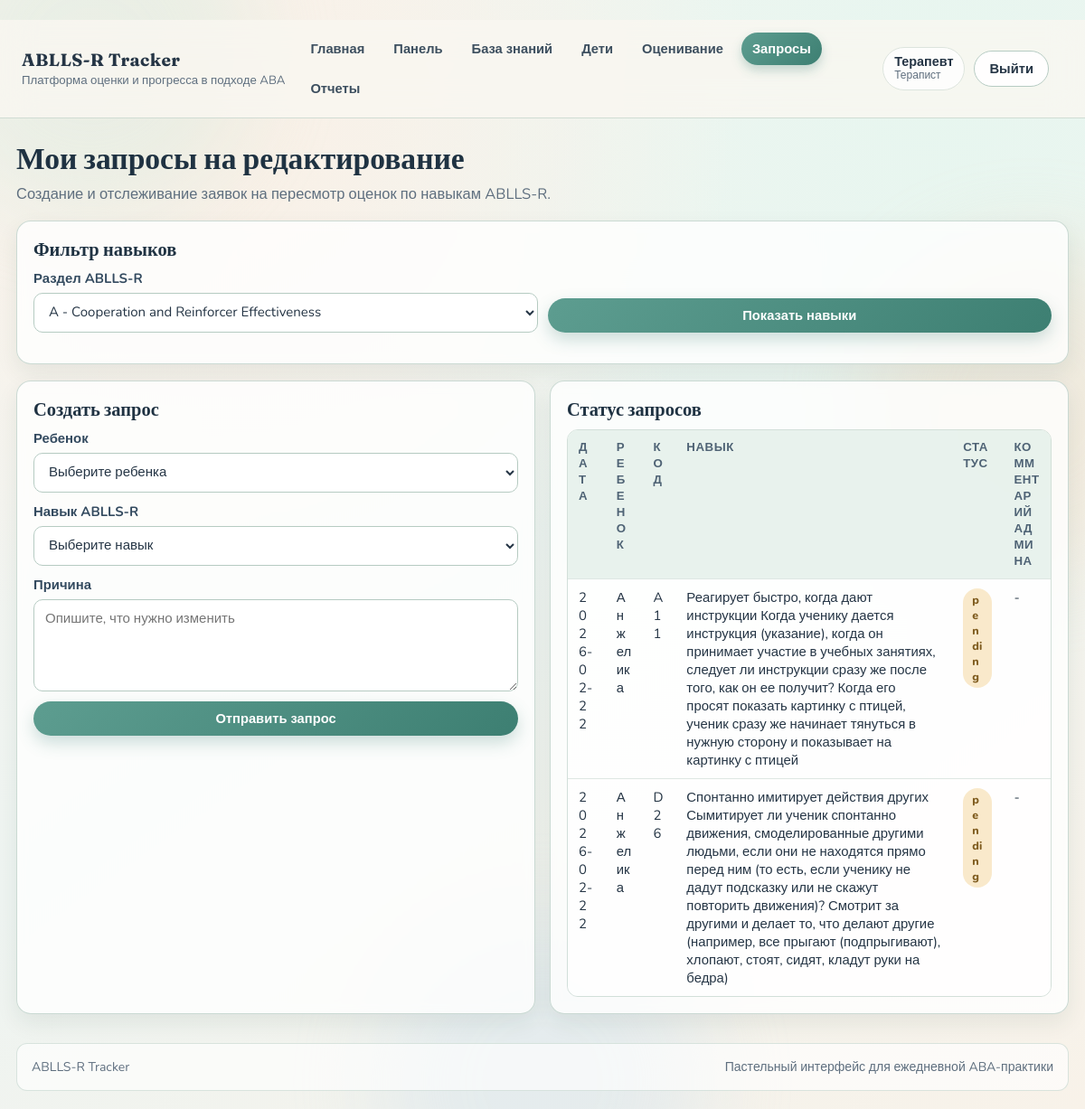
Page /requests (signed in) on the committed database.
### app/models/user.py (models this page shows)
class User(Base):
    __tablename__ = "users"
    id: Mapped[str] = mapped_column(
        String(36),
        primary_key=True,
        default=lambda: str(uuid.uuid4()),
    )
    email: Mapped[str] = mapped_column(String(255), unique=True, index=True)
    full_name: Mapped[str] = mapped_column(String(255))
    role: Mapped[str] = mapped_column(String(20))
    password_hash: Mapped[str] = mapped_column(String(255))
    created_at: Mapped[datetime] = mapped_column(
        DateTime,
        default=lambda: datetime.now(timezone.utc),
    )

### app/models/edit_request.py (models this page shows)
class EditRequest(Base):
    __tablename__ = "edit_requests"
    id: Mapped[str] = mapped_column(
        String(36),
        primary_key=True,
        default=lambda: str(uuid.uuid4()),
    )
    child_id: Mapped[str] = mapped_column(String(36), ForeignKey("children.id"), index=True)
    therapist_id: Mapped[str] = mapped_column(String(36), ForeignKey("users.id"), index=True)
    area: Mapped[str] = mapped_column(String(120))
    reason: Mapped[str] = mapped_column(Text)
    status: Mapped[str] = mapped_column(String(20), default="pending")
    admin_comment: Mapped[str | None] = mapped_column(Text, nullable=True)
    reviewed_by: Mapped[str | None] = mapped_column(
        String(36),
        ForeignKey("users.id"),
        nullable=True,
    )
    reviewed_at: Mapped[datetime | None] = mapped_column(DateTime, nullable=True)
    created_at: Mapped[datetime] = mapped_column(
        DateTime,
        default=lambda: datetime.now(timezone.utc),
    )

### app/models/child.py (models this page shows)
class Child(Base):
    __tablename__ = "children"
    id: Mapped[str] = mapped_column(
        String(36),
        primary_key=True,
        default=lambda: str(uuid.uuid4()),
    )
    full_name: Mapped[str] = mapped_column(String(255), index=True)
    birth_date: Mapped[date | None] = mapped_column(Date, nullable=True)
    notes: Mapped[str | None] = mapped_column(Text, nullable=True)
    created_by: Mapped[str | None] = mapped_column(
        String(36),
        ForeignKey("users.id"),
        nullable=True,
    )
    created_at: Mapped[datetime] = mapped_column(
        DateTime,
        default=lambda: datetime.now(timezone.utc),
    )

### app/models/ablls_task.py (models this page shows)
class ABLLSTask(Base):
    __tablename__ = "ablls_tasks"
    code: Mapped[str] = mapped_column(String(16), primary_key=True)
    section_code: Mapped[str] = mapped_column(String(2), index=True)
    section_name: Mapped[str] = mapped_column(String(120))
    item_number: Mapped[int] = mapped_column(Integer, index=True)
    objective: Mapped[str] = mapped_column(Text)
    criteria: Mapped[str] = mapped_column(Text)
    max_score: Mapped[int] = mapped_column(Integer, default=1)
    source_sheet: Mapped[str] = mapped_column(String(40))

### app/routers/pages.py (the view)
@router.get("/requests")
def edit_requests(request: Request, db: Session = Depends(get_db)):
    user, response = _require_roles(request, db, {"therapist"})
    if response:
        return response
    assigned_children = _children_for_therapist(db, user.id)
    child_map = {child.id: child for child in assigned_children}
    tasks = _all_ablls_tasks(db)
    task_by_code = {task.code: task for task in tasks}
    sections = _section_options(tasks)
    selected_section = request.query_params.get("section")
    valid_sections = {section["code"] for section in sections}
    if selected_section not in valid_sections:
        selected_section = sections[0]["code"] if sections else None
    section_tasks = [
        task for task in tasks if selected_section and task.section_code == selected_section
    ]
    reqs = db.execute(
        select(EditRequest)
        .where(EditRequest.therapist_id == user.id)
        .order_by(EditRequest.created_at.desc())
    ).scalars().all()
    context = _base_context(request, db)
    context.update(
        {
            "assigned_children": assigned_children,
            "my_edit_requests": reqs,
            "my_edit_request_child_map": child_map,
            "task_by_code": task_by_code,
            "sections": sections,
            "selected_section": selected_section,
            "section_tasks": section_tasks,
        }
    )
    return templates.TemplateResponse("requests.html", context)

### templates/requests.html (shortened to what this page needs)
﻿{% extends "base.html" %}
{% block content %}
  <section class="page-head">
    <h1 class="page-title">Мои запросы на редактирование</h1>
    <p class="page-subtitle">Создание и отслеживание заявок на пересмотр оценок по навыкам ABLLS-R.</p>
  </section>
  <section class="card">
    <h2>Фильтр навыков</h2>
    <form class="form form-inline" method="get" action="/requests">
      <label>
        Раздел ABLLS-R
        <select name="section" required>
          {% for section in sections %}
            <option value="{{ section.code }}" {% if section.code == selected_section %}selected{% endif %}>{{ section.code }} - {{ section.name }}</option>
          {% endfor %}
        </select>
      </label>
      <button type="submit">Показать навыки</button>
    </form>
  </section>
  <section class="grid">
    <article class="card">
      <h2>Создать запрос</h2>
      <form class="form" method="post" action="/requests">
        <label>
          Ребенок
          <select name="child_id" required>
            <option value="">Выберите ребенка</option>
          </select>
        </label>
        <label>
          Навык ABLLS-R
          <select name="skill_code" required>
            <option value="">Выберите навык</option>
          </select>
        </label>
        <label>
          Причина
          <textarea name="reason" rows="4" placeholder="Опишите, что нужно изменить" required></textarea>
        </label>
        <button type="submit">Отправить запрос</button>
      </form>
    </article>
    <article class="card">
      <h2>Статус запросов</h2>
      {% if my_edit_requests %}
        <div class="table-wrap">
          <table class="table">
            <thead>
              <tr>
                <th>Дата</th>
                <th>Ребенок</th>
                <th>Код</th>
                <th>Навык</th>
                <th>Статус</th>
                <th>Комментарий админа</th>
              </tr>
            </thead>
            <tbody>
              {% for req in my_edit_requests %}
                {% set task = task_by_code.get(req.area) %}
                <tr>
                  <td>{{ req.created_at.strftime("%Y-%m-%d") }}</td>
                  <td>{{ my_edit_request_child_map.get(req.child_id).full_name if my_edit_request_child_map.get(req.child_id) else req.child_id }}</td>
                  <td>{{ req.area }}</td>
                  <td>{{ task.objective if task else "-" }}</td>
                  <td>
                    <span class="badge {{ 'approved' if req.status == 'approved' else ('pending' if req.status == 'pending' else 'in-progress') }}">
                      {{ req.status }}
                    </span>
                  </td>
                  <td>{{ req.admin_comment or "-" }}</td>
                </tr>
              {% endfor %}
            </tbody>
          </table>
        </div>
      {% else %}
        <p>Запросов пока нет.</p>
      {% endif %}
    </article>
  </section>
{% endblock %}

### templates/base.html (shortened to what this page needs)
﻿<!doctype html>
<html lang="ru">
  <head>
    <link rel="stylesheet" href="/static/styles.css">
  </head>
  <body>
    <div class="bg-orb bg-orb-a" aria-hidden="true"></div>
    <div class="bg-orb bg-orb-b" aria-hidden="true"></div>
    <div class="bg-orb bg-orb-c" aria-hidden="true"></div>
    <header class="site-header">
      <div class="brand-wrap">
        <a class="brand" href="/">ABLLS-R Tracker</a>
        <span class="brand-subtitle">Платформа оценки и прогресса в подходе ABA</span>
      </div>
      <nav class="nav" id="mainNav">
        <a href="/">Главная</a>
        {% if current_user %}
          <a href="/dashboard">Панель</a>
          <a href="/knowledge-base">База знаний</a>
          {% if current_user.role in ["admin", "therapist"] %}
            <a href="/children">Дети</a>
          {% endif %}
          {% if current_user.role == "therapist" %}
            <a href="/assessments">Оценивание</a>
            <a href="/requests">Запросы</a>
          {% endif %}
          {% if current_user.role in ["admin", "therapist", "parent"] %}
            <a href="/reports">Отчеты</a>
          {% endif %}
        {% endif %}
      </nav>
      <div class="auth">
        {% if current_user %}
          <div class="user-pill">
            <span class="user-name">{{ current_user.full_name }}</span>
            <span class="user-role">{{ role_labels.get(current_user.role, current_user.role) }}</span>
          </div>
          <form action="/auth/logout" method="post" class="logout">
            <button type="submit">Выйти</button>
          </form>
        {% else %}
          <a class="link-button" href="/auth/login">Войти</a>
          <a class="button" href="/auth/register">Регистрация</a>
        {% endif %}
      </div>
    </header>
    <main class="page">
      {% block content %}{% endblock %}
    </main>
    <footer class="site-footer">
      <div>ABLLS-R Tracker</div>
      <div>Пастельный интерфейс для ежедневной ABA-практики</div>
    </footer>
  </body>
</html>

### rows in the picture
User: full_name "Терапевт", get "Терапист"
EditRequest: created_at "2026-02-22", area "A11", status "pending", admin_comment "-"
Child: get "Анжелика"
ABLLSTask: objective "Реагирует быстро, когда дают инструкции Когда ученику дается инструкция (указание), когда он принимает участие в учебных занятиях, следует ли инструкции сразу же после того, как он ее получит? Когда его просят показать картинку с птицей, ученик сразу же начинает тянуться в нужную сторону и показывает на картинку с птицей"
EditRequest: created_at "2026-02-22", area "D26", status "pending", admin_comment "-"
ABLLSTask: objective "Спонтанно имитирует действия других Сымитирует ли ученик спонтанно движения, смоделированные другими людьми, если они не находятся прямо перед ним (то есть, если ученику не дадут подсказку или не скажут повторить движения)? Смотрит за другими и делает то, что делают другие (например, все прыгают (подпрыгивают), хлопают, стоят, сидят, кладут руки на бедра)"

### other values in the picture
form field section "A - Cooperation and Reinforcer Effectiveness"
